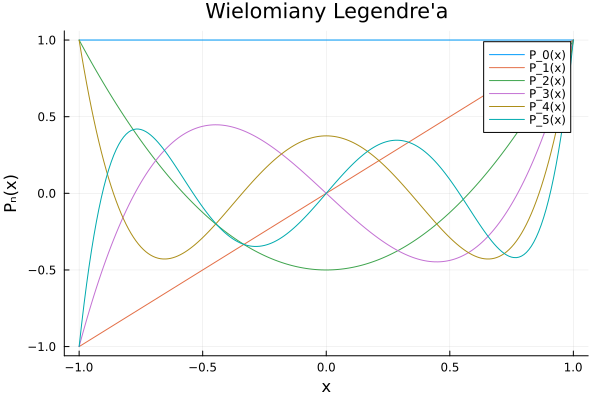

Write Julia code to recreate this figure.
using Polynomials
using Plots

# Funkcja generująca wielomiany Legendre'a do stopnia n
function legendre_polynomials(n)
    P = [Polynomial{Float64}([1.0]), Polynomial{Float64}([0.0, 1.0])]  # P₀(x) = 1, P₁(x) = x

    for k in 1:n-1
        Pk = P[end]
        Pkm1 = P[end - 1]
        coeff1 = (2k + 1) / (k + 1)
        coeff2 = k / (k + 1)
        nextP = coeff1 * Polynomial{Float64}([0.0, 1.0]) * Pk - coeff2 * Pkm1
        push!(P, nextP)
    end
    return P
end

# Rysowanie i zapisywanie wykresu
function plot_legendre_and_save(n, filename)
    P = legendre_polynomials(n)
    x = -1:0.01:1
    plt = plot(title="Wielomiany Legendre'a", xlabel="x", ylabel="Pₙ(x)", legend=:topright)
    for (i, p) in enumerate(P)
        plot!(plt, x, p.(x), label="P_$((i - 1))(x)")
    end
    savefig(plt, filename)
    println("Wykres zapisany jako $filename")
end

plot_legendre_and_save(5, "zad1.png")
